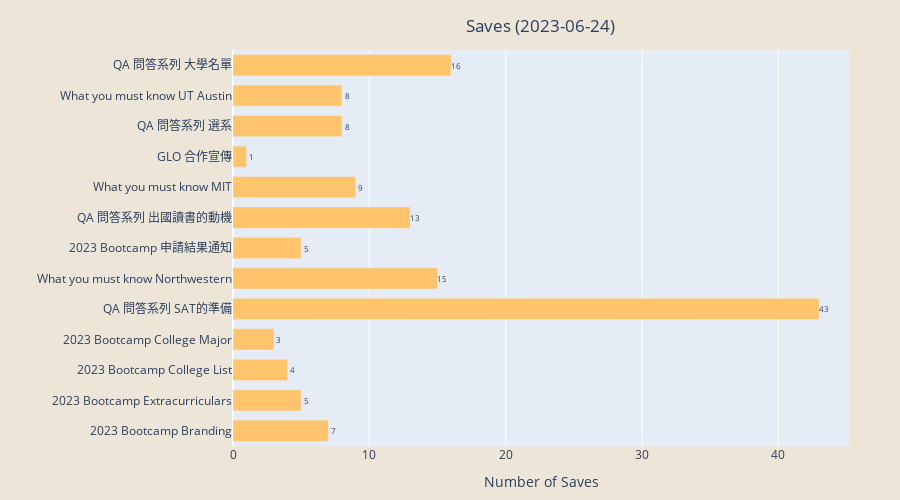

Source (notebook cell):
### Code cell
# Saves
# Matplotlib
plt.figure(figsize=(10,6))
plt.barh(df["label"], width = df["saves"], color = "#FFC46C") 
plt.title("Saves " + f"({date.today()})")
plt.xlabel("Number of Saves")
plt.rcParams['axes.facecolor'] = "#EDE5D8"
for index, value in enumerate(df["saves"]):
    plt.text(value, index,
             str(value), fontsize = 8)
#plt.savefig(f'saves_{date_format}.png', bbox_inches='tight')
#plt.show()


# Plotly (prettier than Matplotlib)
# Convert the Matplotlib bar plot to Plotly-compatible traces
data = go.Bar(
    y=df["label"],
    x=df["saves"],
    orientation='h',
    marker=dict(color="#FFC46C"),
    name= "Saves"
)

# Create the layout for the plot
layout = go.Layout(
    title=dict(
    text="Saves " + f"({date.today()})",
    x=0.6,  # Set the x-position of the title to the center of the plot
    y=0.96   # Set the y-position of the title (0 is the top, 1 is the bottom)
    ),
    xaxis=dict(title="Number of Saves"),
    yaxis=dict(title=""),
    paper_bgcolor="#EDE5D8",
    yaxis_tickfont=dict(size=12),
    bargap=0.3,
    height = 500,
    margin=dict(l=50, r=50, t=50, b=50)
)

# Create the Figure object and add the data and layout
saves_fig = go.Figure(data=data, layout=layout)

# Add text annotations to the bars
for i, value in enumerate(df["saves"]):
    saves_fig.add_annotation(
        x=value,
        y=df["label"][i],
        text="     " + str(value),
        font=dict(size=8),
        showarrow=False
    )

# Display the interactive plot
saves_fig.show()
#pio.write_image(saves_fig, f'saves_{date_format}.png')

### Figure 1 — Plotly figure (JSON) as saved in the notebook; plotly's stock layout.template omitted (floating-point values rounded to 4 significant figures)
{"data": [{"marker": {"color": "#FFC46C"}, "name": "Saves", "orientation": "h", "type": "bar", "x": [7, 5, 4, 3, 43, 15, 5, 13, 9, 1, 8, 8, 16], "y": ["2023 Bootcamp Branding", "2023 Bootcamp Extracurriculars", "2023 Bootcamp College List", "2023 Bootcamp College Major", "QA 問答系列 SAT的準備", "What you must know Northwestern", "2023 Bootcamp 申請結果通知", "QA 問答系列 出國讀書的動機", "What you must know MIT", "GLO 合作宣傳", "QA 問答系列 選系", "What you must know UT Austin", "QA 問答系列 大學名單"]}], "layout": {"annotations": [{"font": {"size": 8}, "showarrow": false, "text": "     7", "x": 7, "y": "2023 Bootcamp Branding"}, {"font": {"size": 8}, "showarrow": false, "text": "     5", "x": 5, "y": "2023 Bootcamp Extracurriculars"}, {"font": {"size": 8}, "showarrow": false, "text": "     4", "x": 4, "y": "2023 Bootcamp College List"}, {"font": {"size": 8}, "showarrow": false, "text": "     3", "x": 3, "y": "2023 Bootcamp College Major"}, {"font": {"size": 8}, "showarrow": false, "text": "     43", "x": 43, "y": "QA 問答系列 SAT的準備"}, {"font": {"size": 8}, "showarrow": false, "text": "     15", "x": 15, "y": "What you must know Northwestern"}, {"font": {"size": 8}, "showarrow": false, "text": "     5", "x": 5, "y": "2023 Bootcamp 申請結果通知"}, {"font": {"size": 8}, "showarrow": false, "text": "     13", "x": 13, "y": "QA 問答系列 出國讀書的動機"}, {"font": {"size": 8}, "showarrow": false, "text": "     9", "x": 9, "y": "What you must know MIT"}, {"font": {"size": 8}, "showarrow": false, "text": "     1", "x": 1, "y": "GLO 合作宣傳"}, {"font": {"size": 8}, "showarrow": false, "text": "     8", "x": 8, "y": "QA 問答系列 選系"}, {"font": {"size": 8}, "showarrow": false, "text": "     8", "x": 8, "y": "What you must know UT Austin"}, {"font": {"size": 8}, "showarrow": false, "text": "     16", "x": 16, "y": "QA 問答系列 大學名單"}], "bargap": 0.3, "height": 500, "margin": {"b": 50, "l": 50, "r": 50, "t": 50}, "paper_bgcolor": "#EDE5D8", "title": {"text": "Saves (2023-06-24)", "x": 0.6, "y": 0.96}, "xaxis": {"title": {"text": "Number of Saves"}}, "yaxis": {"tickfont": {"size": 12}, "title": {"text": ""}}}}
